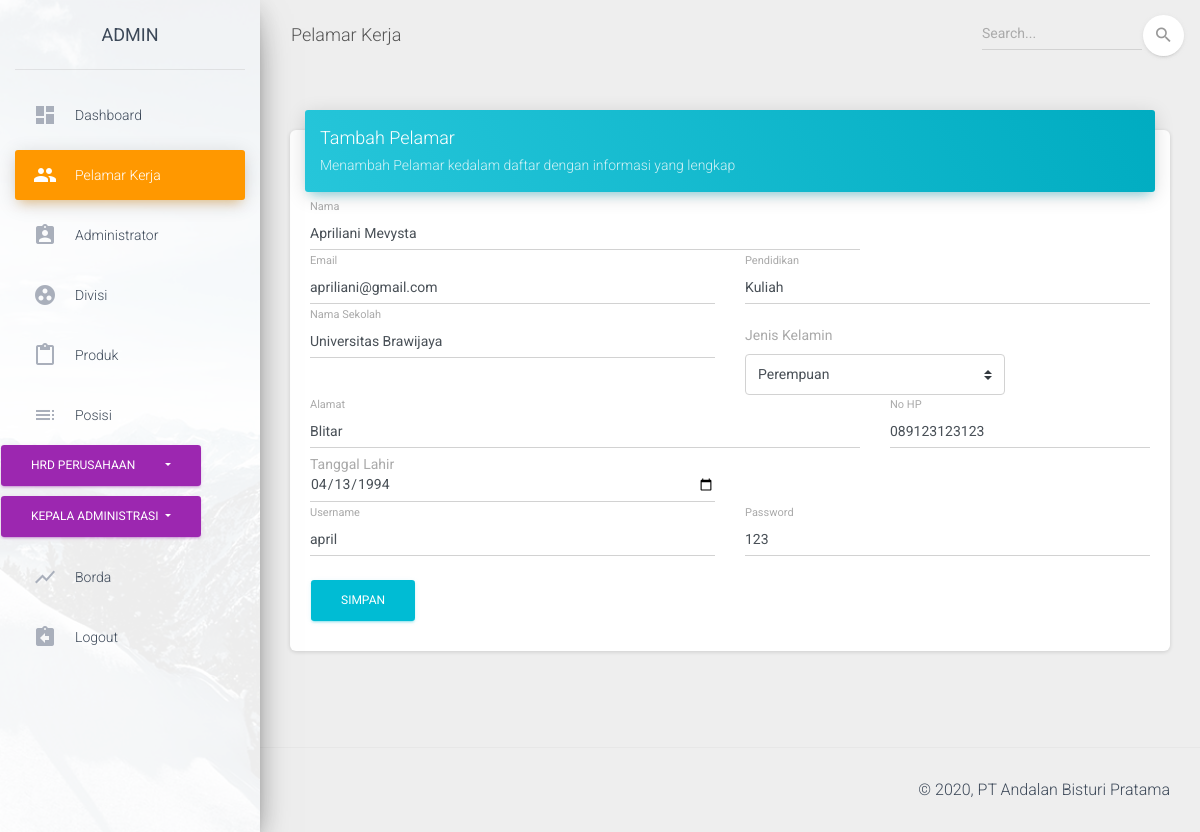
Page /index.php/Admin/Alternatif/update/12 on the committed database.
### tables this page shows
CREATE TABLE `pelamar` (
  `id_pelamar` int(50) NOT NULL,
  `nama` varchar(55) NOT NULL,
  `email` varchar(25) NOT NULL,
  `pendidikan` varchar(255) NOT NULL,
  `nama_sekolah` varchar(45) NOT NULL,
  `alamat` varchar(100) NOT NULL,
  `no_hp` varchar(12) NOT NULL,
  `tempat_lahir` varchar(25) DEFAULT NULL,
  `tanggal_lahir` varchar(45) NOT NULL,
  `username` varchar(45) NOT NULL,
  `password` text NOT NULL,
  `jenis_kelamin` varchar(15) NOT NULL,
  `fk_posisi_magang` int(11) NOT NULL,
  `status` int(11) NOT NULL
);

### application/controllers/Admin/Alternatif.php (called while the page is built, shortened)
<?php
class Alternatif extends CI_Controller {
	public function __construct()
	{
		$this->load->library('form_validation');
		$this->load->model('PelamarModel');
	}
	public function update($id)
	{
		$this->form_validation->set_error_delimiters('<p class="text-danger">','</p');
		$this->form_validation->set_rules('nama','nama',"required|trim");
		$this->form_validation->set_rules('email','Email',"required");
		$this->form_validation->set_rules('pendidikan','pendidikan',"required");
		$this->form_validation->set_rules('nama_sekolah','nama_sekolah',"required");
		$this->form_validation->set_rules('alamat','alamat',"required");
		$this->form_validation->set_rules('no_hp','no_hp',"required");
		$this->form_validation->set_rules('tanggal_lahir','tanggal_lahir',"required");
		$this->form_validation->set_rules('username','username',"required");
		$this->form_validation->set_rules('password','password',"required");
		$this->form_validation->set_rules('jenis_kelamin','jenis_kelamin',"required");
		if ($this->form_validation->run() == FALSE) {
			$data['pelamar'] = $this->PelamarModel->get_id($id);
			$this->load->view('admin/pelamar/template/header');
			$this->load->view('admin/pelamar/update',$data);
			$this->load->view('admin/pelamar/template/footer');
		}
}
}

### index.php (called while the page is built, shortened)
<?php
require_once BASEPATH.'core/CodeIgniter.php';

### application/models/PelamarModel.php (called while the page is built, shortened)
<?php
class PelamarModel extends CI_Model {
	public function get_id($id)
	{
		return $this->db->where('id_pelamar',$id)->get('pelamar')->row(0);
	}
}

### application/views/admin/pelamar/update.php (the view, shortened to what this page needs)
<div class="content">
  <div class="container-fluid">
    <div class="row">
      <div class="col-md-12">
        <div class="card">
          <div class="card-header card-header-info">
            <h4 class="card-title ">Tambah Pelamar</h4>
            <p class="card-category">Menambah Pelamar kedalam daftar dengan informasi yang lengkap</p>
          </div>
          <div class="card-body">
            <form action="<?php base_url('index.php/Admin/Alternatif/update') ?>" method="post" enctype="multipart/form-data">
              <div class="row">
                <div class="col-sm-8">
                  <div class="form-group">
                    <label for="nama" class="bmd-label-floating">Nama</label>
                    <input type="text" class="form-control" name="nama" value="<?php echo $pelamar->nama ?>" required>
                  </div>
                </div>
              </div>
              <div class="row">
                <div class="col-sm-6">
                  <div class="form-group">
                    <label for="email" class="bmd-label-floating">Email</label>
                    <input type="email" class="form-control" name="email" value="<?php echo $pelamar->email ?>" required>
                  </div>
                </div>
                <div class="col-sm-6">
                  <div class="form-group">
                    <label for="pendidikan" class="bmd-label-floating">Pendidikan</label>
                    <input type="text" name="pendidikan" class="form-control" value="<?php echo $pelamar->pendidikan ?>" required>
                  </div>
                </div>
              </div>
              <div class="row">
                <div class="col-sm-6">
                  <div class="form-group">
                    <label for="nama_sekolah" class="bmd-label-floating">Nama Sekolah</label>
                    <input type="text" name="nama_sekolah" class="form-control" value="<?php echo $pelamar->nama_sekolah ?>" required>
                  </div>
                </div>
                <div class="col-sm-4">
                  <div class="form-group">
                    <label for="jenis_kelamin">Jenis Kelamin</label>
                    <select class="custom-select" name="jenis_kelamin" required>
                      <option selected value="<?php echo $pelamar->jenis_kelamin?>"><?php echo $pelamar->jenis_kelamin ?></option>
                    </select>
                  </div>
                </div>
              </div>
              <div class="row">
                <div class="col-sm-8">
                  <div class="form-group">
                    <label for="alamat" class="bmd-label-floating">Alamat</label>
                    <input type="text" name="alamat" class="form-control" value="<?php echo $pelamar->alamat ?>" required>
                  </div>
                </div>
                <div class="col-sm-4">
                  <div class="form-group">
                    <label for="no_hp" class="bmd-label-floating">No HP</label>
                    <input type="number" name="no_hp" class="form-control" value="<?php echo $pelamar->no_hp ?>" required>
                  </div>
                </div>
              </div>
              <div class="row">
                <div class="col-md-6">
                  <div class="form-group">
                    <label for="tanggal_lahir">Tanggal Lahir</label>
                    <input type="date" name=tanggal_lahir class="form-control" value="<?php echo $pelamar->tanggal_lahir ?>" autofocus required>
                  </div>
                </div>
              </div>
              <div class="row">
                <div class="col-sm-6">
                  <div class="form-group">
                    <label for="username" class="bmd-label-floating">Username</label>
                    <input type="text" name="username" class="form-control" value="<?php echo $pelamar->username ?>" required>
                  </div>
                </div>
                <div class="col-sm-6">
                  <div class="form-group">
                    <label for="password" class="bmd-label-floating">Password</label>
                    <input type="text" name="password" class="form-control" value="<?php echo $pelamar->password ?>" required>
                  </div>
                </div>
              </div>
              <div class="form-group">
                <input class="btn btn-info" type="submit" value="Simpan">
              </div>
            </form>
          </div>
        </div>
      </div>
    </div>
  </div>
</div>

### rows in the picture
pelamar: nama "Apriliani Mevysta", email "apriliani@gmail.com", pendidikan "Kuliah", nama_sekolah "Universitas Brawijaya", jenis_kelamin "Perempuan", alamat "Blitar", no_hp "089123123123", tanggal_lahir "04/13/1994", username "april", password "123"
